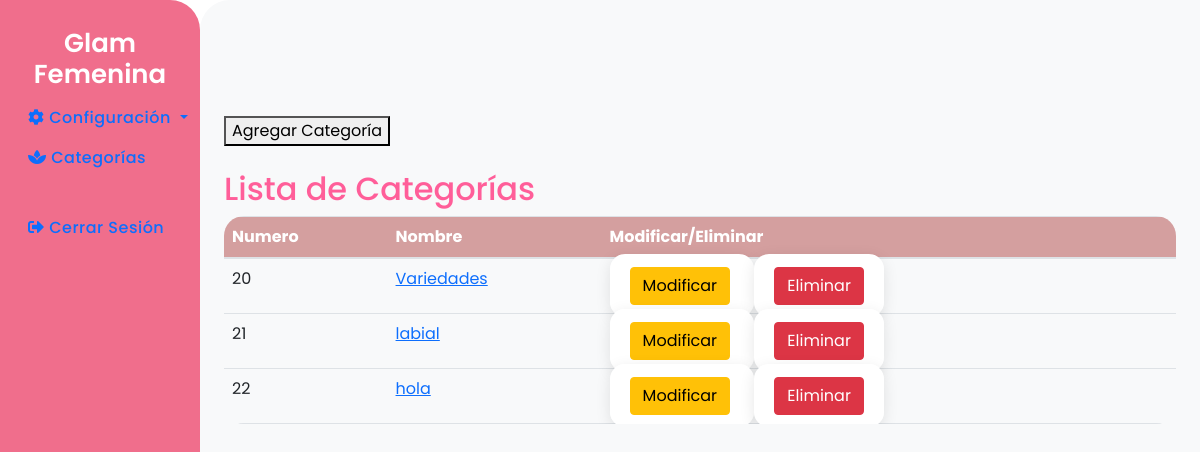
The page /crear_categoria/ on the database its author committed.
### Inventario/models.py (models this page shows, shortened)
class Categoria(models.Model):
    id_categoria = models.AutoField(primary_key = True)
    nombre = models.CharField(max_length = 100)

### Inventario/views.py (the view)
# urls.py: path('crear_categoria/',views.crear_categoria,name='crear_categoria'),
def crear_categoria(request):
    if request.method == 'POST':
        nombre = request.POST.get('nombre')
        nueva_categoria = Categoria(nombre=nombre)
        nueva_categoria.save()
        return redirect('categorias')
    categorias = Categoria.objects.all()
    return render(request,'categorias.html',{'categorias':categorias})

### Inventario/templates/categorias.html (shortened to what this page needs)
{% load static %}
<!DOCTYPE html>
<html lang="es">
<head>
    <link rel="stylesheet" href="{% static 'Inventario/styles.css' %}">
    <link href="{% static 'Inventario/menu.css' %}" rel="stylesheet">
    <link rel="stylesheet" href="https://stackpath.bootstrapcdn.com/bootstrap/4.5.2/css/bootstrap.min.css">
    <link rel="stylesheet" href="https://cdnjs.cloudflare.com/ajax/libs/bootstrap/5.1.3/css/bootstrap.min.css">
    <link rel="stylesheet" href="https://cdnjs.cloudflare.com/ajax/libs/font-awesome/5.15.3/css/all.min.css">
</head>
<body>
    <div class="container-fluid">
        <div class="row">
            <nav class="col-md-2 bg-pink sidebar d-none d-md-block" id="sidebar">
                <div class="sidebar-sticky">
                    <h2 class="text-white text-center my-2">Glam Femenina</h2>
                    <ul class="nav flex-column">
                        <li class="nav-item dropdown">
                            <a class="nav-link dropdown-toggle" href="#" id="configDropdown" role="button" data-toggle="collapse" data-target="#configSubmenu" aria-expanded="false" aria-controls="configSubmenu">
                                <i class="fas fa-cog"></i> Configuración
                            </a>
                        </li>
                        <li class="nav-item"><a class="nav-link" href="{% url 'categorias' %}"><i class="fas fa-spa"></i> Categorías</a></li>
                        <li class="nav-item logout-link"><a class="nav-link" href="{% url 'login' %}"><i class="fas fa-sign-out-alt"></i> Cerrar Sesión</a></li>
                    </ul>
                </div>
            </nav>
            <main role="main" class="col-md-9 ml-sm-auto col-lg-10 px-4" id="mainContent">
                <br><br><br><br>
                <button type="button" class="add-button" data-bs-toggle="modal" data-bs-target="#crearCategoriaModal">Agregar Categoría</button>
                <br><br>
                <h2>Lista de Categorías</h2>
                <table class="table">
                    <thead>
                        <tr>
                            <th scope="col">Numero</th>
                            <th scope="col">Nombre</th>
                            <th scope="col">Modificar/Eliminar</th>
                        </tr>
                    </thead>
                    <tbody>
                        {% for categoria in categorias %}
                            <tr>
                                <td>{{ categoria.id_categoria }}</td>
                                <td>
                                    <a href="{% url 'detalle_categoria' categoria.id_categoria %}">{{ categoria.nombre }}</a>
                                </td>
                                <td>
                                    <form method="POST" action="{% url 'modificar_categoria' categoria.id_categoria %}" style="display:inline;">
                                        <button type="submit" class="btn btn-warning">Modificar</button>
                                    </form>
                                    <form method="POST" action="{% url 'eliminar_categoria' categoria.id_categoria %}" style="display:inline;">
                                        <button type="submit" class="btn btn-danger">Eliminar</button>
                                    </form>
                                </td>
                            </tr>
                        {% endfor %}
                    </tbody>
                </table>
            </main>
        </div>
    </div>
</body>
</html>

### Inventario/static/Inventario/styles.css (style rules this page uses)
body { font-family: 'Poppins', sans-serif; background-color: #ffe6f0; text-align: center; margin: 0; padding: 0; }
h2 { color: #ff5e99; font-size: 2em; margin-bottom: 20px; }

### Inventario/static/Inventario/menu.css (style rules this page uses)
.bg-pink { background-color: #f06e8c; }
.sidebar { height: 100vh; padding-top: 20px; border-top-right-radius: 30px; border-bottom-right-radius: 30px; font-family: 'Poppins', sans-serif; display: flex; flex-direction: column; }
.sidebar h2 { font-size: 26px; font-weight: 600; color: #ffffff; }
.nav-link { color: #ffffff; font-size: 16px; font-weight: 500; letter-spacing: 0.5px; transition: color 0.3s, transform 0.2s; }
main { height: calc(100vh - 60px); border-top-left-radius: 30px; border-bottom-left-radius: 30px; background-color: #f8f9fa; padding: 20px; font-family: 'Poppins', sans-serif; position: relative; }
.table { border-radius: 20px; overflow: hidden; }
.table thead { background-color: #d49f9f; color: #fff; font-weight: 600; }
.logout-link { margin-top: auto; padding-top: 30px; padding-bottom: 30px; }
form { background-color: #ffffff; border-radius: 15px; box-shadow: 0 4px 15px rgba(0, 0, 0, 0.1); padding: 20px; margin: 20px 0; }
form button { background-color: #f06e8c; color: white; border: none; padding: 10px 20px; border-radius: 5px; cursor: pointer; font-size: 16px; transition: background-color 0.3s; }

### rows shown on the page
Categoria: id_categoria "20", nombre "Variedades"
Categoria: id_categoria "21", nombre "labial"
Categoria: id_categoria "22", nombre "hola"
